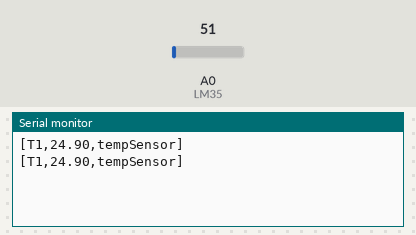
The sketch below on a simulated Arduino Uno, built with avr-gcc and run on an emulated ATmega328P. On the bench: the last lines printed to the serial monitor. The test bench sets the inputs (shaded band); at power-on: A0 (LM35) = 51.

Above: at 10.8 s.
10.9 s: A0 (LM35) set to 61
At 20.7 s:
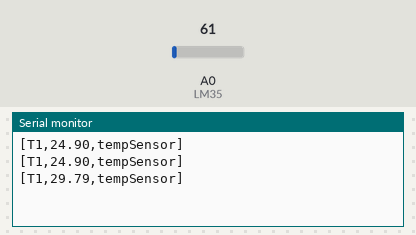
20.9 s: A0 (LM35) set to 71
At 31.5 s:
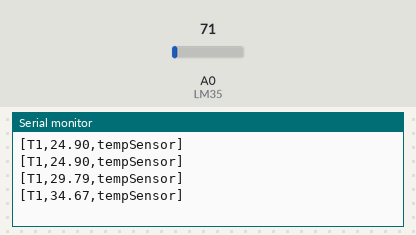
Timing chart, 0 to 33.0 s (numbered marks = the images above; inputs shaded):
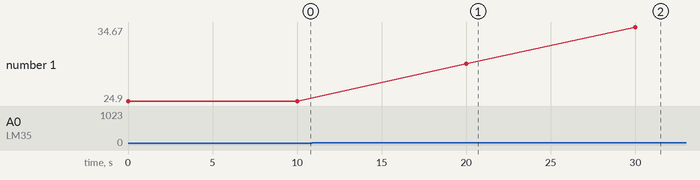

Measured:
- after the input at 10.9 s, the serial monitor: prints a new line after 9.1 s (image 1)
- after the input at 20.9 s, the serial monitor: prints a new line after 9.1 s (image 2)
- plotted number 1: 24.9 → 29.79 after the input at 10.9 s, 29.79 → 34.67 after the input at 20.9 s

The sketch:

temp_sensor.ino
```cpp
String ID = "T1";
const int LM35 = A0;
float celsius = 0;

void setup()
{
  Serial.begin(9600);
}

void loop()
{
  // Read temperature sensor and calculate temperature in celsius
  float val = analogRead(LM35);
  float mv = (val/1024.0)*5000;
  float cel = mv/10;

  // Print a message to the serial port with the sensor's id and temperature
  String message = "\n[" + ID + "," + String(cel) + "," + "tempSensor" + "]";
  Serial.print(message);

  delay(10000);
}
```
